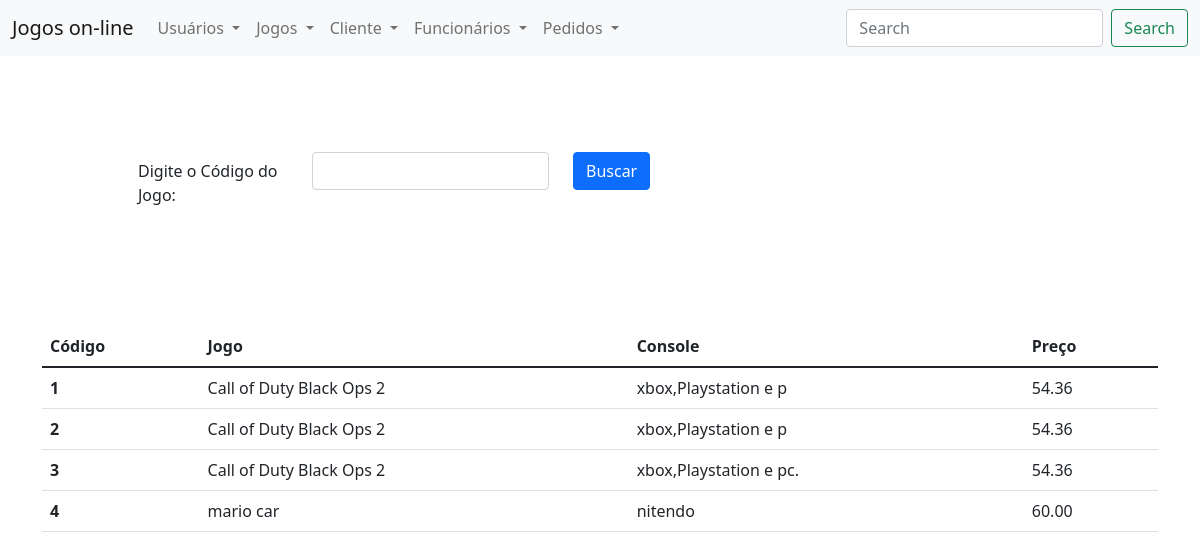
Screenshot of /views/listaTudoJogosCod.php with the database file from the repository.
### tables this page shows
CREATE TABLE `tbjogos` (
  `codJog` int(4) NOT NULL,
  `nomeJog` varchar(30) NOT NULL,
  `tamanhoJog` varchar(10) NOT NULL,
  `precoJog` decimal(6,2) NOT NULL,
  `requisitosJog` varchar(500) NOT NULL,
  `consoleJog` varchar(100) NOT NULL,
  `clasificacaoJog` varchar(10) NOT NULL,
  `avaliacaoJog` int(6) NOT NULL
);

### models/bancoJogos.php (called while the page is built, shortened)
<?php
function listaTudoJogos($conexao){
    $query = "Select * From tbjogos";
    $resultados = mysqli_query($conexao,$query);
    return $resultados;
}

### views/listaTudoJogosCod.php (the view)
<?php
include_once("header.php");
include_once("../models/conexao.php");
include_once("../models/bancoJogos.php");
?>
<div class="container m-5 p-5">
    <form action="" method="">
        <div class="row mb-3">
            <label for="inputEmail3" class="col-sm-2 col-form-label">Digite o Código do Jogo: </label>
            <div class="col-sm-3">
                <input type="number" required class="form-control" id="inputEmail3">
            </div>
            <div class="col-sm-3">
                <button type="button" class="btn btn-primary">Buscar</button>
            </div>
        </div>
    </form>
</div>
<table class="table">
    <thead>
        <tr>
            <th scope="col">Código</th>
            <th scope="col">Jogo</th>
            <th scope="col">Console</th>
            <th scope="col">Preço</th>
        </tr>
    </thead>
    <tbody>
        <?php
        $jogos = listaTudoJogos($conexao);
        foreach ($jogos as $jogo) :
        ?>
            <tr>
                <th scope="row"><?= $jogo['codJog'] ?></th>
                <td><?= $jogo['nomeJog'] ?></td>
                <td><?= $jogo['consoleJog'] ?></td>
                <td><?= $jogo['precoJog'] ?></td>
            </tr>
        <?php
        endforeach;
        ?>
    </tbody>
</table>
<?php
include_once("footer.php");
?>

### rows the page displays
tbjogos: codJog "1", nomeJog "Call of Duty Black Ops 2", consoleJog "xbox,Playstation e p", precoJog "54.36"
tbjogos: codJog "2", nomeJog "Call of Duty Black Ops 2", consoleJog "xbox,Playstation e p", precoJog "54.36"
tbjogos: codJog "3", nomeJog "Call of Duty Black Ops 2", consoleJog "xbox,Playstation e pc.", precoJog "54.36"
tbjogos: codJog "4", nomeJog "mario car", consoleJog "nitendo", precoJog "60.00"
